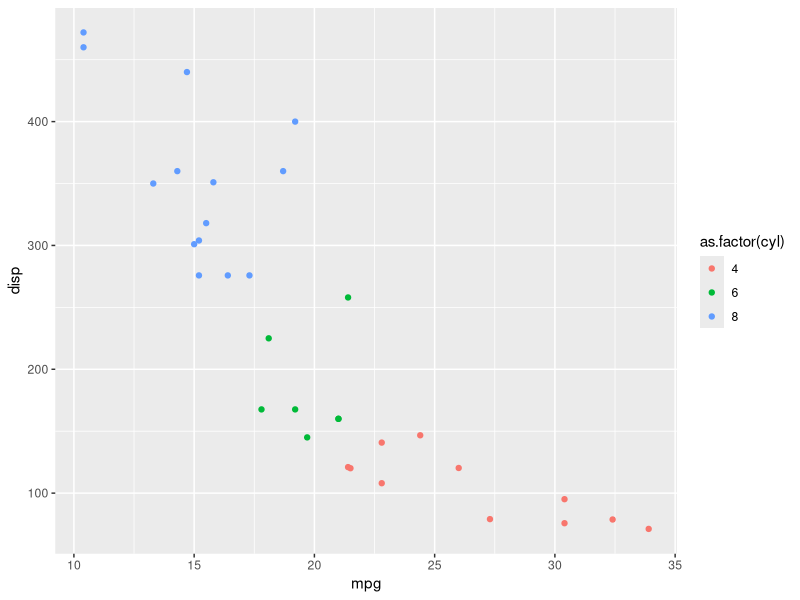

Recreate this plot in R.
## ---- chunk 1
knitr::opts_chunk$set(echo = TRUE)
## ---- chunk 2
summary(cars)
## ---- chunk 3
library(ggplot2)
ggplot(mtcars, aes(mpg, disp, col = as.factor(cyl))) +
    geom_point()
## ---- chunk 4
## Run with caching enabled
Sys.time()
